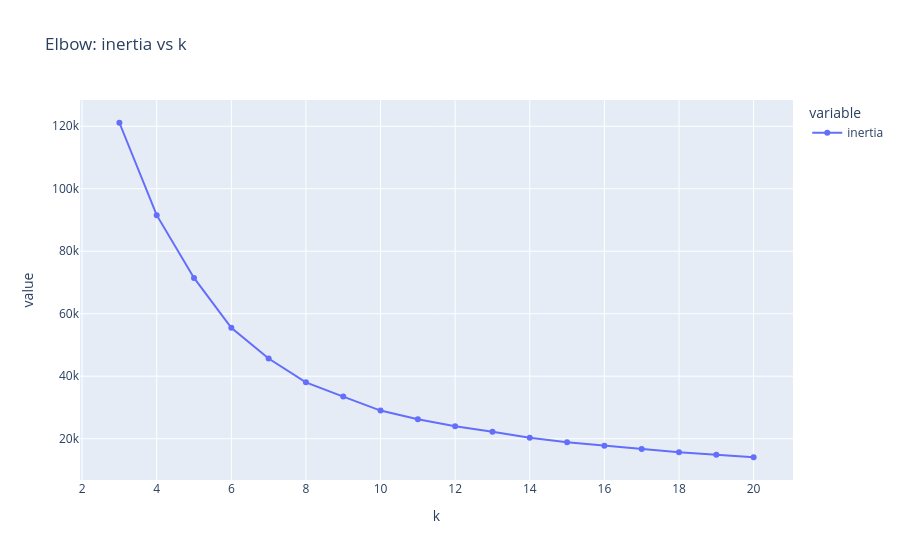
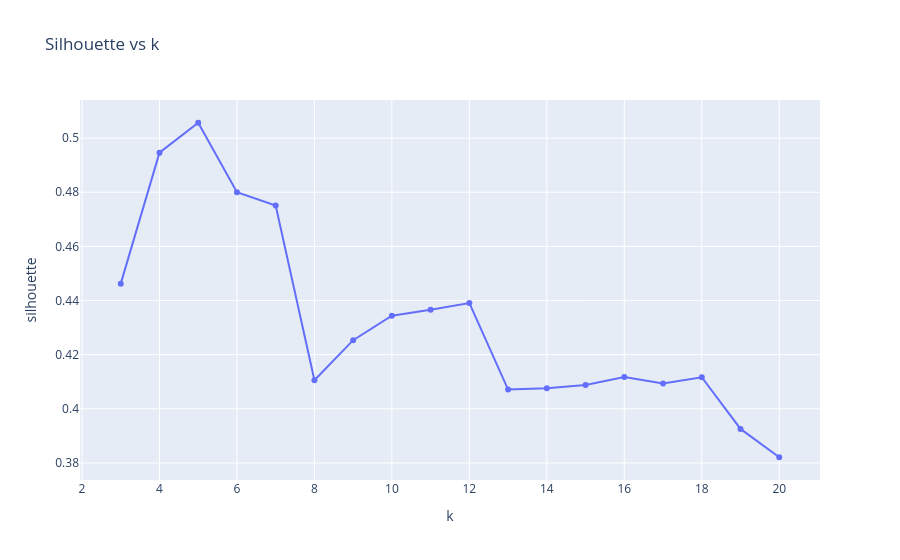

Notebook cell for these charts, in order:
### Markdown cell above
### 4.1 KMeans: choice of k (elbow + silhouette)

### Code cell
rows = []
for k in range(3, 21):
    km = KMeans(n_clusters=k, n_init=10, random_state=SEED).fit(X)
    rows.append({'k': k, 'inertia': km.inertia_, 'silhouette': silhouette_score(X, km.labels_, sample_size=5000, random_state=SEED)})
k_scores = pd.DataFrame(rows)
fig = px.line(k_scores, x='k', y=['inertia'], markers=True, title='Elbow: inertia vs k'); fig.show()
fig = px.line(k_scores, x='k', y='silhouette', markers=True, title='Silhouette vs k'); fig.show()
k_scores.round(3).T

### Figure 1 — Plotly figure (JSON) as saved in the notebook; plotly's stock layout.template omitted (floating-point values rounded to 4 significant figures)
{"data": [{"hovertemplate": "variable=inertia<br>k=%{x}<br>value=%{y}<extra></extra>", "legendgroup": "inertia", "line": {"color": "#636efa", "dash": "solid"}, "marker": {"symbol": "circle"}, "mode": "lines+markers", "name": "inertia", "orientation": "v", "showlegend": true, "type": "scatter", "x": [3, 4, 5, 6, 7, 8, 9, 10, 11, 12, 13, 14, 15, 16, 17, 18, 19, 20], "xaxis": "x", "y": [121100.0, 91550.0, 71460.0, 55520.0, 45650.0, 38050.0, 33480.0, 29010.0, 26240.0, 24000.0, 22240.0, 20340.0, 18830.0, 17730.0, 16700.0, 15700.0, 14900.0, 14070.0], "yaxis": "y"}], "layout": {"legend": {"title": {"text": "variable"}, "tracegroupgap": 0}, "title": {"text": "Elbow: inertia vs k"}, "xaxis": {"anchor": "y", "domain": [0.0, 1.0], "title": {"text": "k"}}, "yaxis": {"anchor": "x", "domain": [0.0, 1.0], "title": {"text": "value"}}}}

### Figure 2 — Plotly figure (JSON) as saved in the notebook; plotly's stock layout.template omitted (floating-point values rounded to 4 significant figures)
{"data": [{"hovertemplate": "k=%{x}<br>silhouette=%{y}<extra></extra>", "legendgroup": "", "line": {"color": "#636efa", "dash": "solid"}, "marker": {"symbol": "circle"}, "mode": "lines+markers", "name": "", "orientation": "v", "showlegend": false, "type": "scatter", "x": [3, 4, 5, 6, 7, 8, 9, 10, 11, 12, 13, 14, 15, 16, 17, 18, 19, 20], "xaxis": "x", "y": [0.4462, 0.4946, 0.5057, 0.48, 0.4751, 0.4106, 0.4254, 0.4344, 0.4366, 0.4391, 0.4071, 0.4076, 0.4088, 0.4117, 0.4093, 0.4117, 0.3926, 0.3821], "yaxis": "y"}], "layout": {"legend": {"tracegroupgap": 0}, "title": {"text": "Silhouette vs k"}, "xaxis": {"anchor": "y", "domain": [0.0, 1.0], "title": {"text": "k"}}, "yaxis": {"anchor": "x", "domain": [0.0, 1.0], "title": {"text": "silhouette"}}}}
